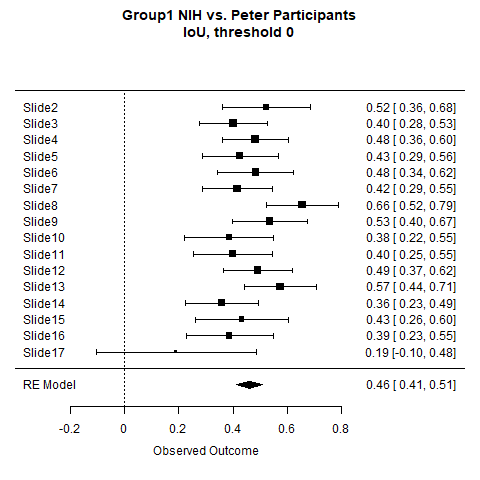
#> input picture img/Group1-NIH-Peter-IoU-thr0.png, 480 x 480 px, given in place of smoothave-pixcutave70.0-round0.3_seg_aveSlide11Group1exp.png, which was not available
$ python simple_iou.py
#> lines starting #> are read from the running program, lines starting #| are printed output that depends on the picture; pictures that were not available may be replaced by others from this repository, and a replacement may not be noted
### format_heatmap/eye_heatmap_to_segmentation.py
import cv2
import json
import numpy as np
import pandas as pd
import os
from pathlib import Path
import pickle
from PIL import Image, ImageDraw
import sys

import matplotlib.pyplot as plt
from matplotlib import cm

# ---------------------------------------------------------------------------- #

# ! follow https://github.com/rajpurkarlab/cheXlocalize

# ---------------------------------------------------------------------------- #

def calculate_iou(pred_mask, gt_mask, true_pos_only=False):
    # ! follow https://github.com/rajpurkarlab/cheXlocalize
    """
    Calculate IoU score between two segmentation masks.

    Args:
        pred_mask (np.array 720x720): binary segmentation mask (should only use np.array with 0/1 entires)
        gt_mask (np.array): binary segmentation mask
    Returns:
        iou_score (np.float64)
    """
    intersection = np.logical_and(pred_mask, gt_mask)
    union = np.logical_or(pred_mask, gt_mask)

    if true_pos_only:
        if np.sum(pred_mask) == 0 or np.sum(gt_mask) == 0:
            iou_score = np.nan
        else:
            iou_score = np.sum(intersection) / (np.sum(union))
    else:
        if np.sum(union) == 0:
            # ! union has no overlapping, so return 0 intead of nan ??
            # ! at extreme threshold, this happens if we put in all black images (so 0 or 0 = 0)
            iou_score = 0 # np.nan
        else:
            iou_score = np.sum(intersection) / (np.sum(union))

    return iou_score


# [115 lines left out: functions calculate_simple_diff, img_to_segment, not called in this run]

### format_heatmap/simple_iou.py

import cv2
import json
import numpy as np
import pandas as pd
import os, re
from pathlib import Path
import pickle
from PIL import Image, ImageDraw
import sys

from argparse import ArgumentParser

import matplotlib.pyplot as plt
from matplotlib import cm

import eye_heatmap_to_segmentation
from apply_segmentation import scale_shift_ave_pixel_one_image


# ! simple test case, compute iou score

def read_img_convert_np_array (imgpath):
  img =  Image.open(os.path.join(imgpath)).convert('L')
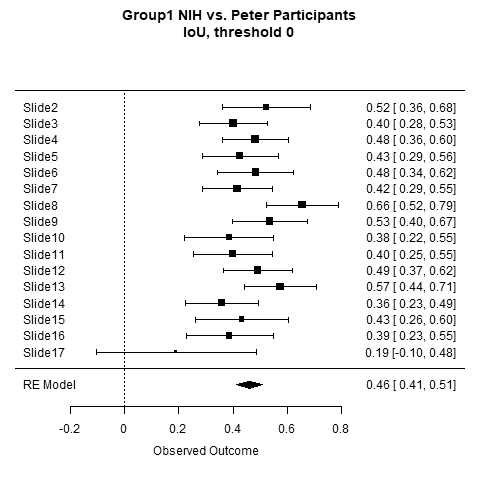
#> img: PIL image 480x480 L; min 0, max 255, mean 243
  img_as_np = np.array(img) #/ 255 # make 0/1
  # img_as_np = np.where(img_as_np>0,1,0)
  return img, img_as_np


# ---------------------------------------------------------------------------- #

image1 = 'C:/Users/duongdb/Documents/Face11CondTobiiEyeTrack01112023/Heatmap25rExpertNoAveByAcc04172023/Heatmap25rExpertVsNonExpert04172023/Slide11/k0-thresh0.0-cutbfscale10.0-avepix0.3-smoothave-pixcutave70.0-round0.3_seg_aveSlide11Group1exp.png'
image2 = 'C:/Users/duongdb/Documents/Face11CondTobiiEyeTrack01112023/EfficientNetOccSegment/k20-thresh0.1-pixcut70-seg-KSSlide133v2_heatmappositiveAverage.png'

img1, image1 = read_img_convert_np_array(image1)
img2, image2 = read_img_convert_np_array(image2)
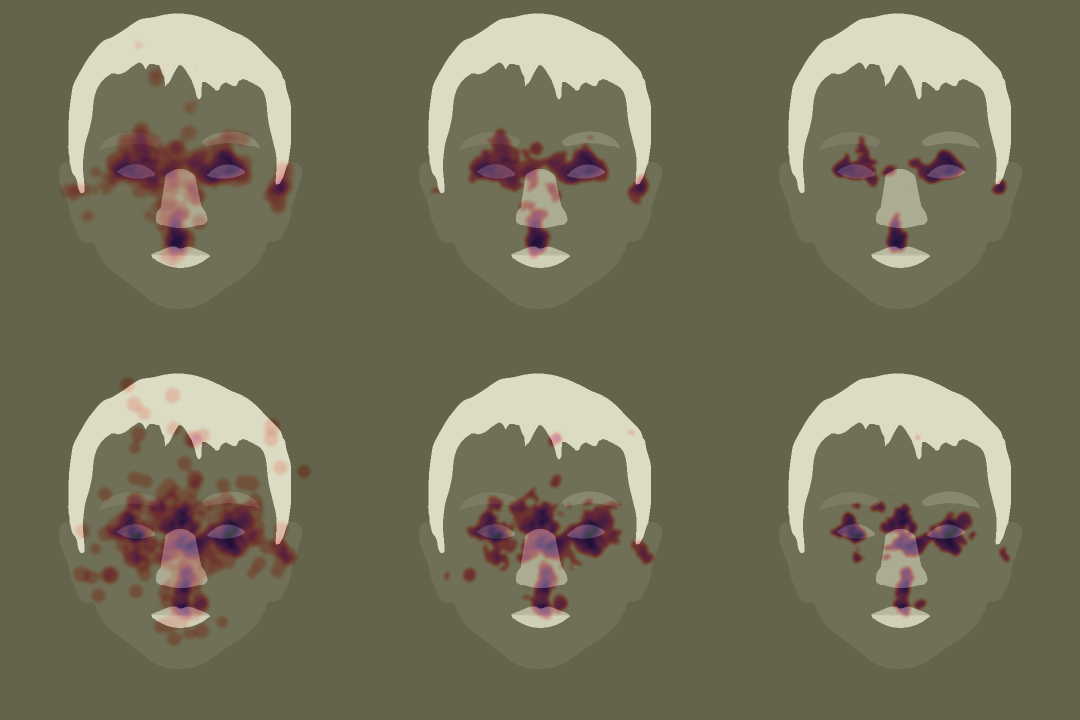
#> input picture example_img/Kabuki_clinicians_vs_nonclinicians.png, 2160 x 1440 px, given in place of resh0.1-pixcut70-seg-KSSlide133v2_heatmappositiveAverage.png, which was not available (shown at 1/2 size)
#> in read_img_convert_np_array (call 2), `img =  Image.open(os.path.join(imgpath)).convert('L')`:
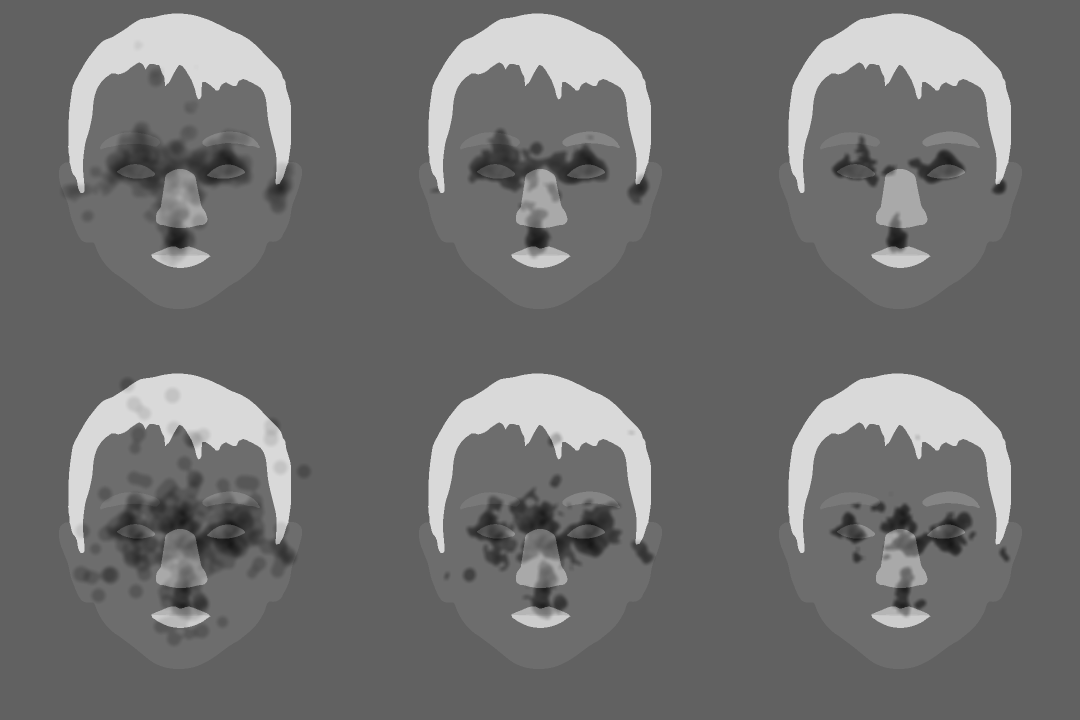
#> img: PIL image 2160x1440 L (shown at 1/2 size); min 21, max 217, mean 111.8

iou_score = eye_heatmap_to_segmentation.calculate_iou(image1,image2,true_pos_only=False)
#> (the run stopped early here; a loop or call above may not have finished)
